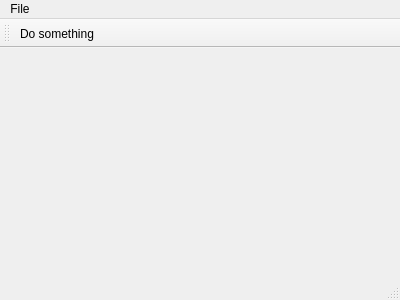
<?xml version="1.0" encoding="UTF-8"?>
<ui version="4.0">
 <class>MainWindow</class>
 <widget class="QMainWindow" name="MainWindow">
  <property name="geometry">
   <rect>
    <x>0</x>
    <y>0</y>
    <width>400</width>
    <height>300</height>
   </rect>
  </property>
  <property name="windowTitle">
   <string>MainWindow</string>
  </property>
  <widget class="QWidget" name="centralWidget"/>
  <widget class="QMenuBar" name="menuBar">
   <property name="geometry">
    <rect>
     <x>0</x>
     <y>0</y>
     <width>400</width>
     <height>21</height>
    </rect>
   </property>
   <widget class="QMenu" name="menuFile">
    <property name="title">
     <string>File</string>
    </property>
    <addaction name="actionDo_something"/>
   </widget>
   <addaction name="menuFile"/>
  </widget>
  <widget class="QToolBar" name="mainToolBar">
   <attribute name="toolBarArea">
    <enum>TopToolBarArea</enum>
   </attribute>
   <attribute name="toolBarBreak">
    <bool>false</bool>
   </attribute>
   <addaction name="actionDo_something"/>
  </widget>
  <widget class="QStatusBar" name="statusBar"/>
  <action name="actionDo_something">
   <property name="text">
    <string>Do something</string>
   </property>
  </action>
 </widget>
 <layoutdefault spacing="6" margin="11"/>
 <resources/>
 <connections/>
</ui>
